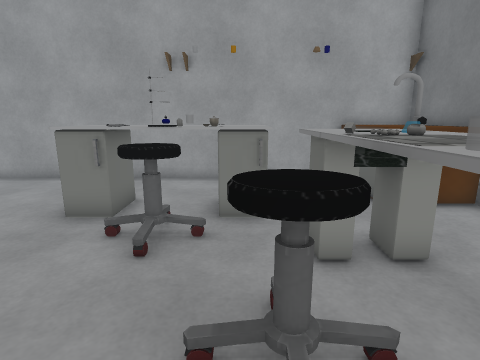
view 1 (above)

18 first-person views from a walk through a scene from a Unity 3-D project. The camera is 1.2 m above the floor, tilts 12° down and sees 80° across. The floor is counted in squares, 0.5 m on a side. Each view is taken from the middle of a square. On the plan, view 1 faces up. The plan holds only what a view shows up to about 18 squares ahead; the rest is blank. The place goes on beyond the plan. Some surface patterns are stand-ins.

view 2
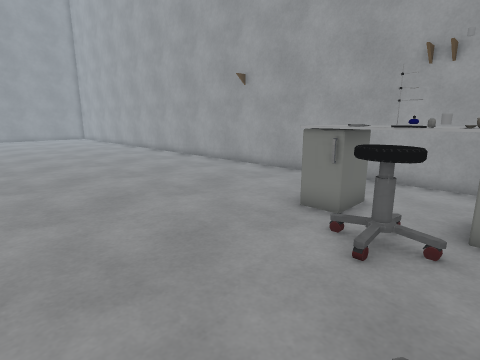

view 3
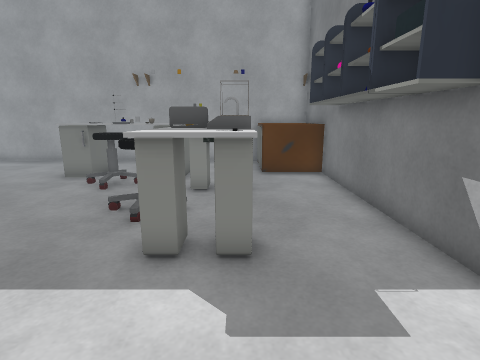

view 4
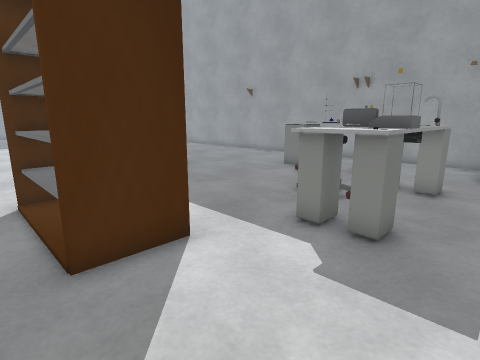

view 5
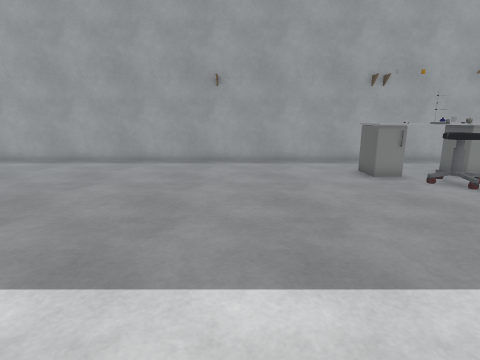

view 6
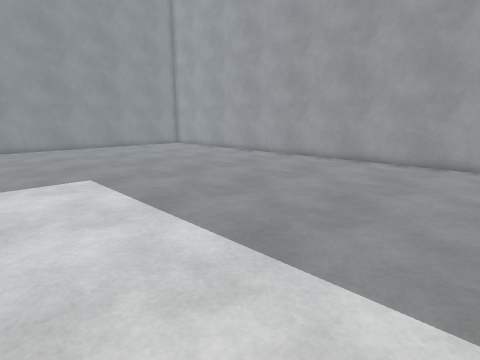

view 7
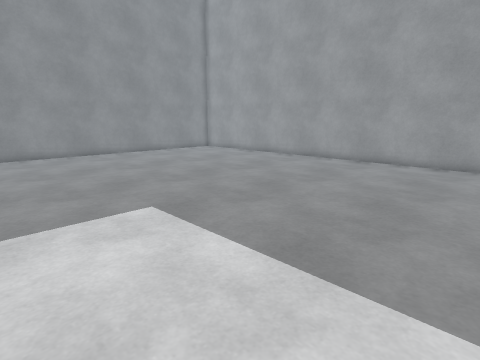

view 8
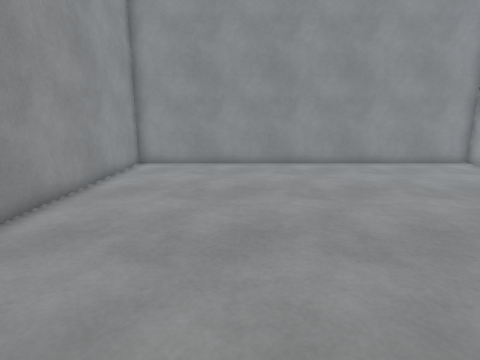

view 9
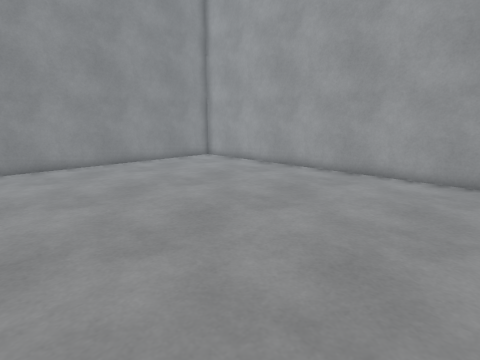

view 10
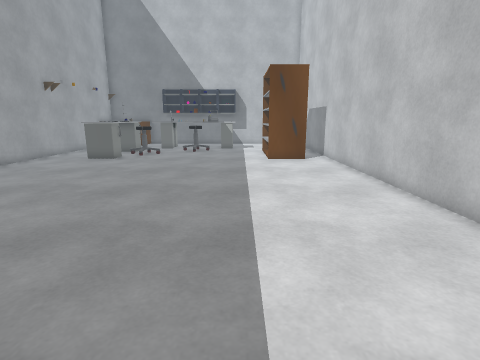

view 11
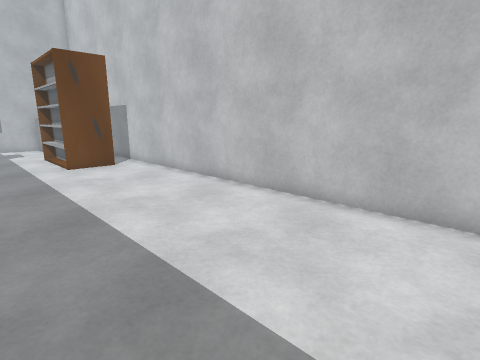

view 12
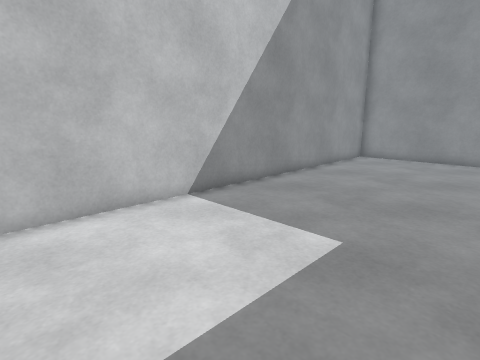

view 13
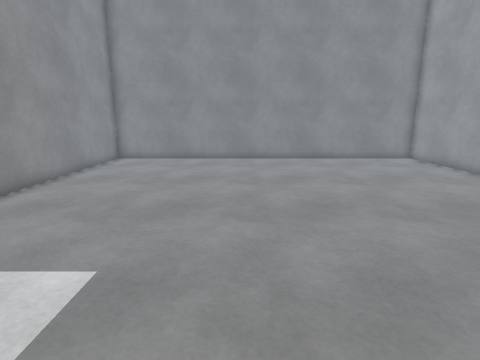

view 14
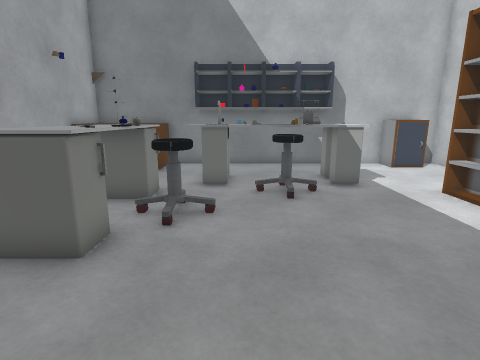

view 15
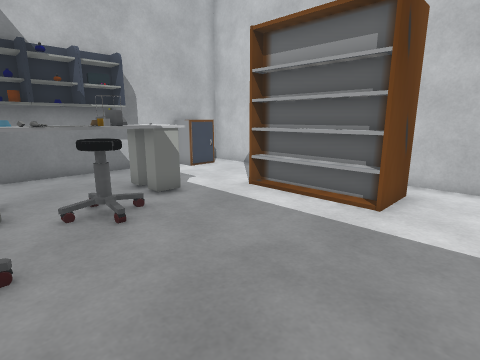

view 16
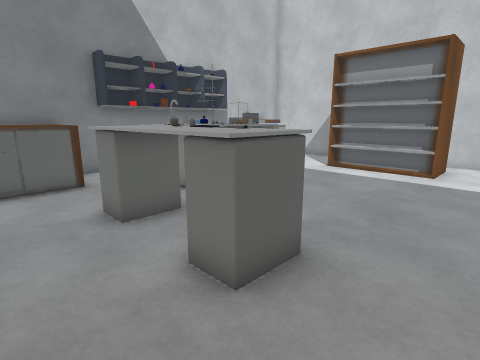

view 17
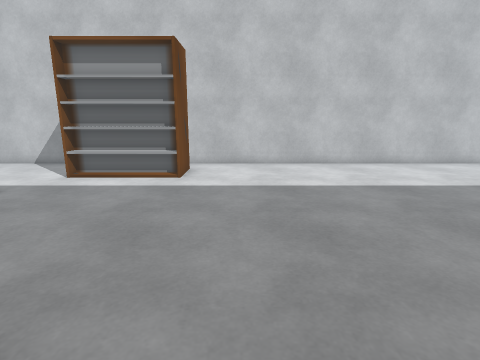

view 18
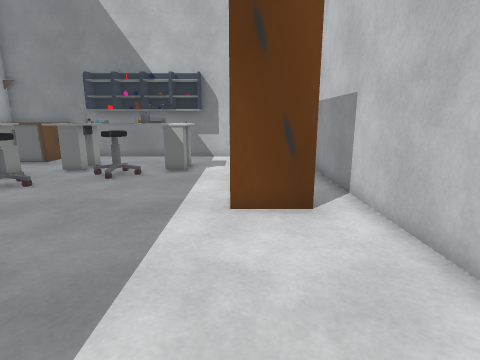

### Floor plan
Points are (right, up) in squares from view 1. A wall is a line through its corners. A room is listed if a view was taken in it or the views show most of it. See-through windows are left out.
Room 1 (views 1, 2, 3, 4, 5, 6, 7, 8, 9, 10, 11, 12, 13, 14, 15, 16, 17, 18)
walls: (4.5, 11.6) (-38.8, 11.6) (-38.8, -6.6) (6.7, -6.6) (6.7, -5.4); (6.7, 6.4) (6.7, 7.6); (6.7, -3.5) (6.7, -0.4)
objects: other object (-5, -5) to (0, -3); table (-4, 7) to (1, 9); other object (-3, 7); chair (-2, 5) to (-1, 6); other object (-2, 7); other object (-1, 7); chair (0, 2) to (1, 3); table (1, -1) to (3, 6); other object (4, 8) to (7, 12); other object (5, -5) to (7, -4); rack (6, -1) to (7, 1); other object (6, 2); rack (6, 3) to (7, 4); rack (6, 5) to (7, 6); rack (7, 2)

Where each view was taken, in squares from view 1:
view 1: 0 up, 0 right, facing up
view 2: 0 up, 0 right, facing up-left
view 3: 5 down, 3 right, facing up
view 4: 6 down, 5 right, facing up-left
view 5: 5 down, 10 left, facing up
view 6: 5 down, 13 left, facing up-left
view 7: 5 down, 18 left, facing up-left
view 8: 1 down, 23 left, facing left
view 9: 1 down, 23 left, facing up-left
view 10: 1 down, 22 left, facing right
view 11: 1 up, 20 left, facing down-right
view 12: 1 up, 20 left, facing down-left
view 13: 1 up, 21 left, facing left
view 14: 4 up, 9 left, facing right
view 15: 5 up, 7 left, facing down-right
view 16: 11 up, 7 left, facing down-right
view 17: 9 up, 7 left, facing down
view 18: 3 down, 12 left, facing right
